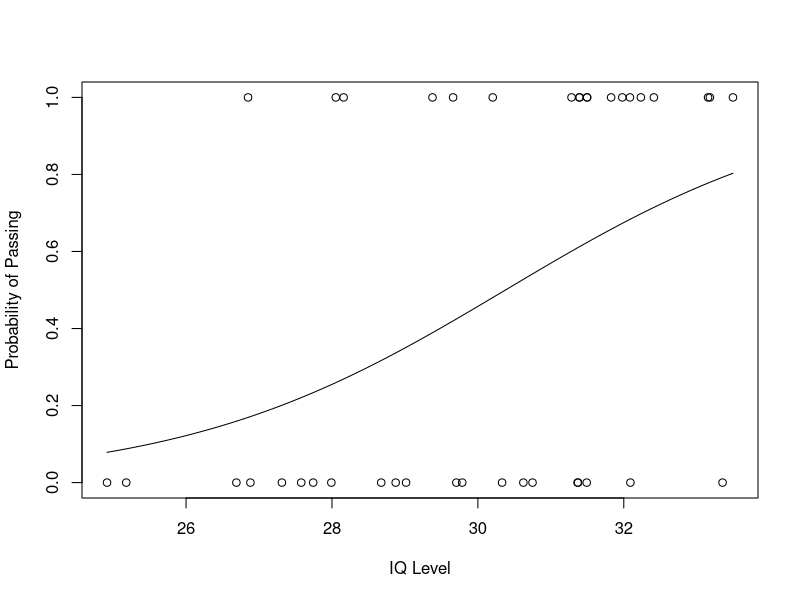

This figure's R source: (Note: this script raises an error after producing the figure.)
# Generate random IQ values with mean = 30 and sd =2
IQ <- rnorm(40, 30, 2)

# Sorting IQ level in ascending order
IQ <- sort(IQ)

# Generate vector with pass and fail values of 40 students
result <- c(0, 0, 0, 1, 0, 0, 0, 0, 0, 1,
            1, 0, 0, 0, 1, 1, 0, 0, 1, 0,
            0, 0, 1, 0, 0, 1, 1, 0, 1, 1,
            1, 1, 1, 0, 1, 1, 1, 1, 0, 1)

# Data Frame
df <- as.data.frame(cbind(IQ, result))

# Print data frame
print(df)
# Plotting IQ on x-axis and result on y-axis 
plot(IQ, result, xlab = "IQ Level", 
     ylab = "Probability of Passing")

# Create a logistic model
g = glm(result~IQ, family=binomial, df)

# Create a curve based on prediction using the regression model
curve(predict(g, data.frame(IQ=x), type="resp"), add=TRUE)

# Based on fit to the regression model
points(IQ, fitted(g), pch=30)

# Summary of the regression model
summary(g)

# correlation
cor.test(x, y)
cor(x,y)

#qqplot
qqplot(x,y, plot.it = TRUE)
qqline(y, datax = FALSE, distribution = qnorm, probs = c(0.25, 0.75))

#2-Way Cross-Tabulation Using ‘gmodels’:
install.packages('gmodels')
library(gmodels)
varx<- c(1,2,3,4,4,4,5,1,2,3) #create var x
vary<- c(2,1,1,4,5,4,2,1,2,2) #create var y

CrossTable(varx, vary) #CrossTable  has a decent amount of things you can specify too!
